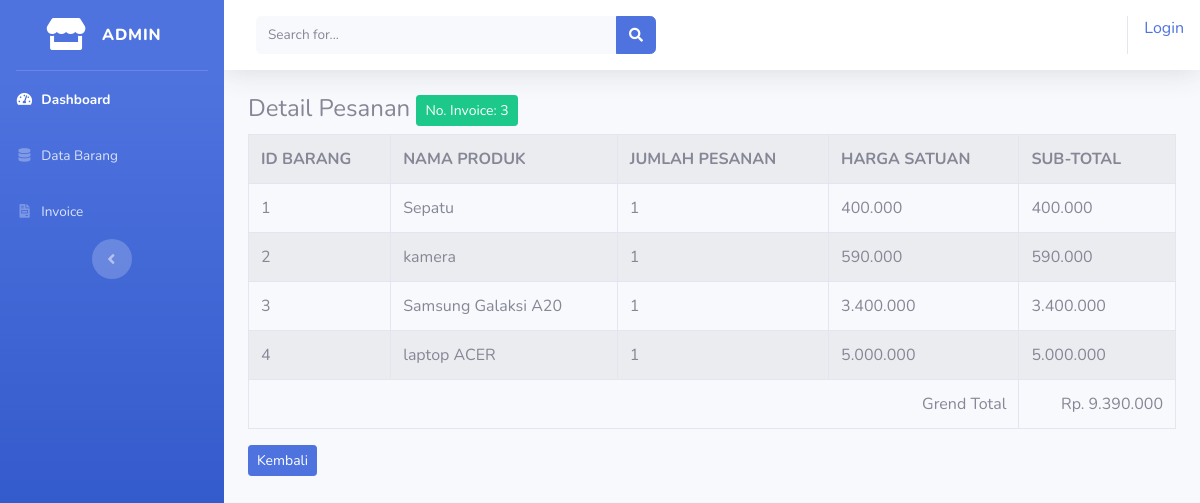
Screenshot of /index.php/admin/invoice/detail/3 with the database file from the repository.
### tables this page shows
CREATE TABLE `tb_invoice` (
  `id` int(11) NOT NULL,
  `nama` varchar(56) NOT NULL,
  `alamat` varchar(225) NOT NULL,
  `tgl_pesan` datetime NOT NULL,
  `batas_bayar` datetime NOT NULL
);

CREATE TABLE `tb_pesanan` (
  `id` int(11) NOT NULL,
  `id_invoice` int(11) NOT NULL,
  `id_brg` int(11) NOT NULL,
  `nama_brg` varchar(50) NOT NULL,
  `jumlah` int(3) NOT NULL,
  `harga` int(10) NOT NULL,
  `pilihan` text NOT NULL
);

### application/controllers/admin/invoice.php (called while the page is built, shortened)
<?php
class Invoice extends CI_Controller{
    public function detail($id_invoice)
    {
        $data['invoice'] = $this->model_invoice->ambil_id_invoice($id_invoice);
        $data['pesanan'] = $this->model_invoice->ambil_id_pesanan($id_invoice);
        $this->load->view('templates_admin/header');
        $this->load->view('templates_admin/sidebar');
        $this->load->view('admin/detail_invoice', $data);
        $this->load->view('templates_admin/footer');
    }
}
?>

### index.php (called while the page is built, shortened)
<?php
require_once BASEPATH.'core/CodeIgniter.php';

### application/models/model_invoice.php (called while the page is built, shortened)
<?php
class Model_invoice extends CI_Model{
    public function ambil_id_invoice($id_invoice)
    {
        $result = $this->db->where('id', $id_invoice)->limit(1)->get('tb_invoice');
        if( $result->num_rows() > 0 ){
            return $result->row();
        }else {
            return false;
        }
    }
    public function ambil_id_pesanan($id_invoice)
    {
        $result = $this->db->where('id_invoice', $id_invoice)->get('tb_pesanan');
        if( $result->num_rows() > 0 ){
            return $result->result();
        }else {
            return false;
        }
    }
}
?>

### application/views/admin/detail_invoice.php (the view)
<div class="container-fluid">
    <h4>Detail Pesanan <div class=" btn btn-sm btn-success">No. Invoice: <?php echo  $invoice->id ?></div></h4>
    <table class="table table-bordered table-hover table-striped">
        <tr>
            <th>ID BARANG</th>
            <th>NAMA PRODUK</th>
            <th>JUMLAH PESANAN</th>
            <th>HARGA SATUAN</th>
            <th>SUB-TOTAL</th>
        </tr>
        <?php
        $total = 0;
        foreach ($pesanan as $psn) :
            $subtotal = $psn->jumlah * $psn->harga;
            $total += $subtotal;
         ?>
         <tr>
             <td><?php echo $psn->id_brg?></td>
             <td><?php echo $psn->nama_brg?></td>
             <td><?php echo ($psn->jumlah)?></td>
             <td><?php echo number_format($psn->harga, 0,',','.') ?></td>
             <td><?php echo number_format($subtotal, 0,',','.') ?></td>
         </tr>
        <?php endforeach;?>
        <tr>
            <td colspan="4" align="right">Grend Total</td>
            <td align="right">Rp. <?php echo number_format($total,  0,',','.') ?></td>
        </tr>
    </table>
    <a href="<?php echo base_url('admin/invoice/index')?>"><div class="btn btn-sm btn-primary">Kembali</div></a>
</div>

### rows the page displays
tb_invoice: id "3"
tb_pesanan: id_brg "1", nama_brg "Sepatu", jumlah "1", harga "400.000", subtotal "400.000"
tb_pesanan: id_brg "2", nama_brg "kamera", jumlah "1", harga "590.000", subtotal "590.000"
tb_pesanan: id_brg "3", nama_brg "Samsung Galaksi A20", jumlah "1", harga "3.400.000", subtotal "3.400.000"
tb_pesanan: id_brg "4", nama_brg "laptop ACER", jumlah "1", harga "5.000.000", subtotal "5.000.000"

### other values shown
anchor('auth/login','Login') "Login"
$total "9.390.000"
